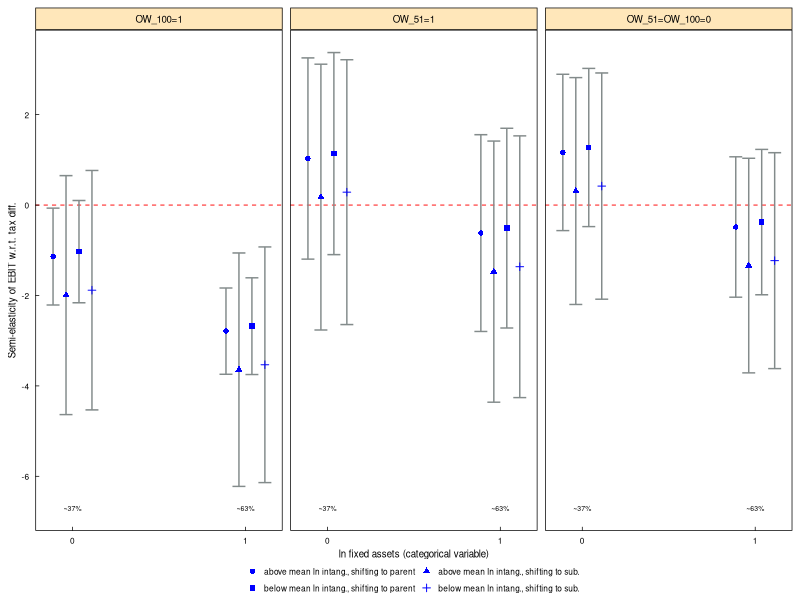

Recreate this plot in R.
library(ggplot2)
library(scales)
library(grid)
library(gridExtra)
setwd("~/Desktop/Figures/Semi-elasticities")


#ME PLOT COMBINED INTERACTIONS (2D, dummy spec)
###############################################
#This plot is drawn using data from regression (3) in Table 8.

#Type1 is firms with below 51% ownership
Type1 <- data.frame(
  LIFA_d=c(0,0,1,1,
           0,0,1,1), #LIFA is fixed at (roughly) the mean, to simplify illustration. The influence of LIFA is rather low as shown before.
  LFA_d=c(0,0,0,0,
          1,1,1,1),
  Estimate=c(.42006,1.273195,.3108977,1.164033,
             -1.229146,-.3760115,-1.338309,-.4851738),
  SE=c(1.521174,1.063711,1.525282,1.051103,
       1.451569,.9775126,1.442702,.9437623), #SE is inserted manually as formula is highly complex
  Case2=c(0,1,0,1,
          0,1,0,1),
  OW=c("OW_51=OW_100=0"),
  ID=c("below mean ln intang., shifting to sub.","below mean ln intang., shifting to parent",
       "above mean ln intang., shifting to sub.","above mean ln intang., shifting to parent",
       "below mean ln intang., shifting to sub.","below mean ln intang., shifting to parent",
       "above mean ln intang., shifting to sub.","above mean ln intang., shifting to parent")
  )
Type1$Lower <- with(Type1, Estimate -  1.645 * SE) #create lower bound (90% CI)
Type1$Upper <- with(Type1, Estimate +  1.645 * SE) #create lower bound (90% CI)
head(Type1)
Type1

#Type2 is firms with between 51% and 99% ownership
Type2 <- data.frame(
  LIFA_d=c(0,0,1,1,
           0,0,1,1), #LIFA is fixed at (roughly) the mean, to simplify illustration. The influence of LIFA is rather low as shown before.
  LFA_d=c(0,0,0,0,
          1,1,1,1),
  Estimate=c(.2856217,1.138757,.1764594,1.029594,
             -1.363585,-.5104498,-1.472747,-.6196121),
  SE=c(1.780603,1.358707,1.787391,1.35319,
       1.75981,1.342921,1.755839,1.322987), #SE is inserted manually as formula is highly complex
  Case2=c(0,1,0,1,
          0,1,0,1),
  OW=c("OW_51=1"),
  ID=c("below mean ln intang., shifting to sub.","below mean ln intang., shifting to parent",
       "above mean ln intang., shifting to sub.","above mean ln intang., shifting to parent",
       "below mean ln intang., shifting to sub.","below mean ln intang., shifting to parent",
       "above mean ln intang., shifting to sub.","above mean ln intang., shifting to parent")
)
Type2$Lower <- with(Type2, Estimate -  1.645 * SE) #create lower bound (90% CI)
Type2$Upper <- with(Type2, Estimate +  1.645 * SE) #create lower bound (90% CI)
head(Type2)
Type2


#Type3 is for wholly-owned firms
Type3 <- data.frame(
  LIFA_d=c(0,0,1,1,
           0,0,1,1), #LIFA is fixed at (roughly) the mean, to simplify illustration. The influence of LIFA is rather low as shown before.
  LFA_d=c(0,0,0,0,
          1,1,1,1),
  Estimate=c(-1.882967,-1.029833,-1.99213,-1.138995,
             -3.532174,-2.679039,-3.641336,-2.788201),
  SE=c(1.609774,.6875628,1.606851,.651274,
       1.584554,.6504976,1.569467,.5799845), #SE is inserted manually as formula is highly complex
  Case2=c(0,1,0,1,
          0,1,0,1),
  OW=c("OW_100=1"),
  ID=c("below mean ln intang., shifting to sub.","below mean ln intang., shifting to parent",
       "above mean ln intang., shifting to sub.","above mean ln intang., shifting to parent",
       "below mean ln intang., shifting to sub.","below mean ln intang., shifting to parent",
       "above mean ln intang., shifting to sub.","above mean ln intang., shifting to parent")
)
Type3$Lower <- with(Type3, Estimate -  1.645 * SE) #create lower bound (90% CI)
Type3$Upper <- with(Type3, Estimate +  1.645 * SE) #create lower bound (90% CI)
head(Type3)
Type3

COMBO<-rbind(Type1, Type2, Type3)
COMBO

group.colors <- c("below mean ln intang., shifting to sub." = "red", "above mean ln intang., shifting to sub." = "green", "below mean ln intang., shifting to parent" ="blue", "above mean ln intang., shifting to parent" = "pink")
pd <- position_dodge(0.3)

pdf("fig10.pdf", width=5.5, height=2.25, colormodel="cmyk")
ggplot(COMBO,aes(x = LFA_d, y = Estimate, group=ID)) +
  geom_hline(yintercept = 0, lty="dashed", color="red", size=0.3) +
  geom_errorbar(aes(ymin=Lower, ymax=Upper), width=.3, position=pd, color="azure4") +
  geom_point(position=pd, aes(shape=ID),col="blue") +
  scale_fill_manual(values=group.colors) +
  xlab("ln fixed assets (categorical variable)") +
  ylab("Semi-elasticity of EBIT w.r.t. tax diff.") +
  theme_bw() +
  theme(axis.text=element_text(size=6,color="black"),
        axis.title=element_text(size=7),
        axis.ticks.length=unit(-0.1, "cm"),
        axis.ticks = element_line(colour = "black", size = 0.25),
        axis.text.x = element_text(margin=unit(c(0.15,0,0,0), "cm")),
        axis.text.y = element_text(margin=unit(c(0,0.15,0,0), "cm")),
        panel.grid.minor = element_blank(),
        panel.grid.major = element_blank(),
        panel.border = element_rect(colour = "black", fill=NA, size=0.5),
        legend.position="bottom",
        legend.title = element_blank(),
        legend.text=element_text(size=6),
        legend.key.size = unit(0.2, "cm"),
        legend.margin=margin(t=-0.2, r=0, b=0, l=0, unit="cm"),
        strip.background = element_rect(colour = "black", fill = "wheat1")) +
  scale_x_continuous(breaks = round(seq(min(0), max(1), by = 1),1)) +
  scale_y_continuous(breaks = round(seq(min(-14), max(16), by = 2),1)) +
  facet_grid(.~OW) +
  theme(strip.text.x = element_text(size = 7,color="black")) +
  guides(shape=guide_legend(nrow=2,byrow=TRUE)) +
  annotate("text", label = "~63%", x = 1, y = -6.7, color = "black", size=1.75) +
  annotate("text", label = "~37%", x = 0, y = -6.7, color = "black", size=1.75)
dev.off()